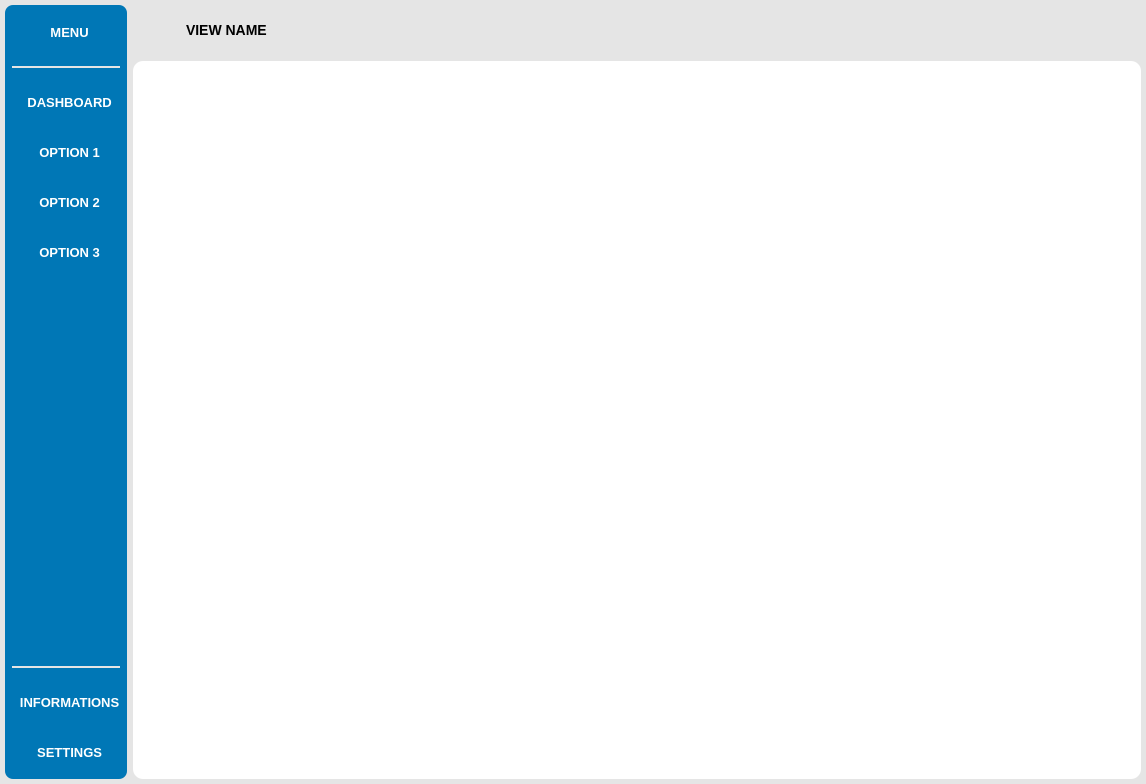
<?xml version="1.0" encoding="UTF-8"?>
<ui version="4.0">
 <class>MainWindow</class>
 <widget class="QMainWindow" name="MainWindow">
  <property name="geometry">
   <rect>
    <x>0</x>
    <y>0</y>
    <width>1146</width>
    <height>784</height>
   </rect>
  </property>
  <property name="windowTitle">
   <string>MainWindow</string>
  </property>
  <property name="styleSheet">
   <string notr="true">background-color: #e5e5e5;</string>
  </property>
  <widget class="QWidget" name="centralwidget">
   <layout class="QHBoxLayout" name="horizontalLayout">
    <property name="leftMargin">
     <number>5</number>
    </property>
    <property name="topMargin">
     <number>5</number>
    </property>
    <property name="rightMargin">
     <number>5</number>
    </property>
    <property name="bottomMargin">
     <number>5</number>
    </property>
    <item>
     <widget class="QWidget" name="menuMainWidget" native="true">
      <property name="sizePolicy">
       <sizepolicy hsizetype="Preferred" vsizetype="Preferred">
        <horstretch>0</horstretch>
        <verstretch>0</verstretch>
       </sizepolicy>
      </property>
      <property name="minimumSize">
       <size>
        <width>0</width>
        <height>700</height>
       </size>
      </property>
      <property name="styleSheet">
       <string notr="true">#menuMainWidget {
    background-color: #0077b6;
    border-radius: 8px;
}
</string>
      </property>
      <layout class="QVBoxLayout" name="verticalLayout">
       <property name="spacing">
        <number>0</number>
       </property>
       <property name="leftMargin">
        <number>2</number>
       </property>
       <property name="topMargin">
        <number>2</number>
       </property>
       <property name="rightMargin">
        <number>2</number>
       </property>
       <property name="bottomMargin">
        <number>2</number>
       </property>
       <item>
        <widget class="QToolButton" name="menuCollapseToolButton">
         <property name="sizePolicy">
          <sizepolicy hsizetype="Preferred" vsizetype="Fixed">
           <horstretch>0</horstretch>
           <verstretch>0</verstretch>
          </sizepolicy>
         </property>
         <property name="minimumSize">
          <size>
           <width>50</width>
           <height>50</height>
          </size>
         </property>
         <property name="font">
          <font>
           <pointsize>10</pointsize>
           <weight>75</weight>
           <bold>true</bold>
          </font>
         </property>
         <property name="styleSheet">
          <string notr="true">QToolButton {
    background-color: #0077b6;
    color: white;
    border-radius: 8px;
}

QToolButton:hover {
    background-color: #005B8C;
	border-right: 3px solid white;
}

QToolButton:pressed {
    background-color: #ffffff;
}
</string>
         </property>
         <property name="text">
          <string>  MENU</string>
         </property>
         <property name="icon">
          <iconset resource="src.views.ui_designer.resources.qrc">
           <normaloff>:/icons_32x32/resources/icons/burger.png</normaloff>:/icons_32x32/resources/icons/burger.png</iconset>
         </property>
         <property name="iconSize">
          <size>
           <width>24</width>
           <height>24</height>
          </size>
         </property>
         <property name="toolButtonStyle">
          <enum>Qt::ToolButtonIconOnly</enum>
         </property>
         <property name="autoRaise">
          <bool>true</bool>
         </property>
        </widget>
       </item>
       <item>
        <widget class="QWidget" name="firstSeparatorParentWidget" native="true">
         <property name="sizePolicy">
          <sizepolicy hsizetype="Preferred" vsizetype="Fixed">
           <horstretch>0</horstretch>
           <verstretch>0</verstretch>
          </sizepolicy>
         </property>
         <property name="minimumSize">
          <size>
           <width>0</width>
           <height>20</height>
          </size>
         </property>
         <property name="maximumSize">
          <size>
           <width>16777215</width>
           <height>16777215</height>
          </size>
         </property>
         <property name="styleSheet">
          <string notr="true">background-color: rgb(0, 119, 182);</string>
         </property>
         <layout class="QGridLayout" name="gridLayout">
          <property name="leftMargin">
           <number>5</number>
          </property>
          <property name="topMargin">
           <number>0</number>
          </property>
          <property name="rightMargin">
           <number>5</number>
          </property>
          <property name="bottomMargin">
           <number>0</number>
          </property>
          <item row="0" column="0">
           <widget class="QWidget" name="firstSeparatorChildWidget" native="true">
            <property name="sizePolicy">
             <sizepolicy hsizetype="Preferred" vsizetype="Fixed">
              <horstretch>0</horstretch>
              <verstretch>0</verstretch>
             </sizepolicy>
            </property>
            <property name="minimumSize">
             <size>
              <width>0</width>
              <height>2</height>
             </size>
            </property>
            <property name="maximumSize">
             <size>
              <width>16777215</width>
              <height>16777215</height>
             </size>
            </property>
            <property name="styleSheet">
             <string notr="true">background-color: #e5e5e5;</string>
            </property>
           </widget>
          </item>
         </layout>
        </widget>
       </item>
       <item>
        <widget class="QToolButton" name="menuDashboardToolButton">
         <property name="sizePolicy">
          <sizepolicy hsizetype="Minimum" vsizetype="Fixed">
           <horstretch>0</horstretch>
           <verstretch>0</verstretch>
          </sizepolicy>
         </property>
         <property name="minimumSize">
          <size>
           <width>50</width>
           <height>50</height>
          </size>
         </property>
         <property name="font">
          <font>
           <pointsize>10</pointsize>
           <weight>75</weight>
           <bold>true</bold>
          </font>
         </property>
         <property name="styleSheet">
          <string notr="true">QToolButton {
    background-color: #0077b6;
    color: white;
    border-radius: 8px;
}

QToolButton:hover {
    background-color: #005B8C;
	border-right: 3px solid white;
}

QToolButton:pressed {
    background-color: #ffffff;
}
</string>
         </property>
         <property name="text">
          <string>  DASHBOARD</string>
         </property>
         <property name="icon">
          <iconset resource="src.views.ui_designer.resources.qrc">
           <normaloff>:/icons_32x32/resources/icons/diagram.png</normaloff>:/icons_32x32/resources/icons/diagram.png</iconset>
         </property>
         <property name="iconSize">
          <size>
           <width>24</width>
           <height>24</height>
          </size>
         </property>
         <property name="popupMode">
          <enum>QToolButton::DelayedPopup</enum>
         </property>
         <property name="toolButtonStyle">
          <enum>Qt::ToolButtonIconOnly</enum>
         </property>
         <property name="autoRaise">
          <bool>true</bool>
         </property>
        </widget>
       </item>
       <item>
        <widget class="QToolButton" name="menuOptionOneToolButton">
         <property name="sizePolicy">
          <sizepolicy hsizetype="Preferred" vsizetype="Fixed">
           <horstretch>0</horstretch>
           <verstretch>0</verstretch>
          </sizepolicy>
         </property>
         <property name="minimumSize">
          <size>
           <width>50</width>
           <height>50</height>
          </size>
         </property>
         <property name="font">
          <font>
           <pointsize>10</pointsize>
           <weight>75</weight>
           <bold>true</bold>
          </font>
         </property>
         <property name="styleSheet">
          <string notr="true">QToolButton {
    background-color: #0077b6;
    color: white;
    border-radius: 8px;
}

QToolButton:hover {
    background-color: #005B8C;
	border-right: 3px solid white;
}

QToolButton:pressed {
    background-color: #ffffff;
}
</string>
         </property>
         <property name="text">
          <string>  OPTION 1</string>
         </property>
         <property name="icon">
          <iconset resource="src.views.ui_designer.resources.qrc">
           <normaloff>:/icons_32x32/resources/icons/choice.png</normaloff>:/icons_32x32/resources/icons/choice.png</iconset>
         </property>
         <property name="iconSize">
          <size>
           <width>24</width>
           <height>24</height>
          </size>
         </property>
         <property name="toolButtonStyle">
          <enum>Qt::ToolButtonIconOnly</enum>
         </property>
         <property name="autoRaise">
          <bool>true</bool>
         </property>
        </widget>
       </item>
       <item>
        <widget class="QToolButton" name="menuOptionTwoToolButton">
         <property name="sizePolicy">
          <sizepolicy hsizetype="Preferred" vsizetype="Fixed">
           <horstretch>0</horstretch>
           <verstretch>0</verstretch>
          </sizepolicy>
         </property>
         <property name="minimumSize">
          <size>
           <width>50</width>
           <height>50</height>
          </size>
         </property>
         <property name="font">
          <font>
           <pointsize>10</pointsize>
           <weight>75</weight>
           <bold>true</bold>
          </font>
         </property>
         <property name="styleSheet">
          <string notr="true">QToolButton {
    background-color: #0077b6;
    color: white;
    border-radius: 8px;
}

QToolButton:hover {
    background-color: #005B8C;
	border-right: 3px solid white;
}

QToolButton:pressed {
    background-color: #ffffff;
}
</string>
         </property>
         <property name="text">
          <string>  OPTION 2</string>
         </property>
         <property name="icon">
          <iconset resource="src.views.ui_designer.resources.qrc">
           <normaloff>:/icons_32x32/resources/icons/choice.png</normaloff>:/icons_32x32/resources/icons/choice.png</iconset>
         </property>
         <property name="iconSize">
          <size>
           <width>24</width>
           <height>24</height>
          </size>
         </property>
         <property name="toolButtonStyle">
          <enum>Qt::ToolButtonIconOnly</enum>
         </property>
         <property name="autoRaise">
          <bool>true</bool>
         </property>
        </widget>
       </item>
       <item>
        <widget class="QToolButton" name="menuOptionThreeToolButton">
         <property name="sizePolicy">
          <sizepolicy hsizetype="Preferred" vsizetype="Fixed">
           <horstretch>0</horstretch>
           <verstretch>0</verstretch>
          </sizepolicy>
         </property>
         <property name="minimumSize">
          <size>
           <width>50</width>
           <height>50</height>
          </size>
         </property>
         <property name="font">
          <font>
           <pointsize>10</pointsize>
           <weight>75</weight>
           <bold>true</bold>
          </font>
         </property>
         <property name="styleSheet">
          <string notr="true">QToolButton {
    background-color: #0077b6;
    color: white;
    border-radius: 8px;
}

QToolButton:hover {
    background-color: #005B8C;
	border-right: 3px solid white;
}

QToolButton:pressed {
    background-color: #ffffff;
}
</string>
         </property>
         <property name="text">
          <string>  OPTION 3</string>
         </property>
         <property name="icon">
          <iconset resource="src.views.ui_designer.resources.qrc">
           <normaloff>:/icons_32x32/resources/icons/choice.png</normaloff>:/icons_32x32/resources/icons/choice.png</iconset>
         </property>
         <property name="iconSize">
          <size>
           <width>24</width>
           <height>24</height>
          </size>
         </property>
         <property name="toolButtonStyle">
          <enum>Qt::ToolButtonIconOnly</enum>
         </property>
         <property name="autoRaise">
          <bool>true</bool>
         </property>
        </widget>
       </item>
       <item>
        <spacer name="menuSecondVSpacer">
         <property name="orientation">
          <enum>Qt::Vertical</enum>
         </property>
         <property name="sizeHint" stdset="0">
          <size>
           <width>20</width>
           <height>40</height>
          </size>
         </property>
        </spacer>
       </item>
       <item>
        <widget class="QWidget" name="secondSeparatorParentWidget" native="true">
         <property name="sizePolicy">
          <sizepolicy hsizetype="Preferred" vsizetype="Fixed">
           <horstretch>0</horstretch>
           <verstretch>0</verstretch>
          </sizepolicy>
         </property>
         <property name="minimumSize">
          <size>
           <width>0</width>
           <height>20</height>
          </size>
         </property>
         <property name="maximumSize">
          <size>
           <width>16777215</width>
           <height>16777215</height>
          </size>
         </property>
         <property name="styleSheet">
          <string notr="true">background-color: rgb(0, 119, 182);</string>
         </property>
         <layout class="QGridLayout" name="gridLayout_2">
          <property name="leftMargin">
           <number>5</number>
          </property>
          <property name="topMargin">
           <number>0</number>
          </property>
          <property name="rightMargin">
           <number>5</number>
          </property>
          <property name="bottomMargin">
           <number>0</number>
          </property>
          <item row="0" column="0">
           <widget class="QWidget" name="secondSeparatorChildWidget" native="true">
            <property name="sizePolicy">
             <sizepolicy hsizetype="Preferred" vsizetype="Fixed">
              <horstretch>0</horstretch>
              <verstretch>0</verstretch>
             </sizepolicy>
            </property>
            <property name="minimumSize">
             <size>
              <width>0</width>
              <height>2</height>
             </size>
            </property>
            <property name="styleSheet">
             <string notr="true">background-color: #e5e5e5;</string>
            </property>
           </widget>
          </item>
         </layout>
        </widget>
       </item>
       <item>
        <widget class="QToolButton" name="menuInfoToolButton">
         <property name="sizePolicy">
          <sizepolicy hsizetype="Preferred" vsizetype="Fixed">
           <horstretch>0</horstretch>
           <verstretch>0</verstretch>
          </sizepolicy>
         </property>
         <property name="minimumSize">
          <size>
           <width>50</width>
           <height>50</height>
          </size>
         </property>
         <property name="font">
          <font>
           <pointsize>10</pointsize>
           <weight>75</weight>
           <bold>true</bold>
          </font>
         </property>
         <property name="styleSheet">
          <string notr="true">QToolButton {
    background-color: #0077b6;
    color: white;
    border-radius: 8px;
}

QToolButton:hover {
    background-color: #005B8C;
	border-right: 3px solid white;
}

QToolButton:pressed {
    background-color: #ffffff;
}
</string>
         </property>
         <property name="text">
          <string>  INFORMATIONS</string>
         </property>
         <property name="icon">
          <iconset resource="src.views.ui_designer.resources.qrc">
           <normaloff>:/icons_32x32/resources/icons/info.png</normaloff>:/icons_32x32/resources/icons/info.png</iconset>
         </property>
         <property name="iconSize">
          <size>
           <width>24</width>
           <height>24</height>
          </size>
         </property>
         <property name="toolButtonStyle">
          <enum>Qt::ToolButtonIconOnly</enum>
         </property>
         <property name="autoRaise">
          <bool>true</bool>
         </property>
        </widget>
       </item>
       <item>
        <widget class="QToolButton" name="menuSettingsToolButton">
         <property name="sizePolicy">
          <sizepolicy hsizetype="Preferred" vsizetype="Fixed">
           <horstretch>0</horstretch>
           <verstretch>0</verstretch>
          </sizepolicy>
         </property>
         <property name="minimumSize">
          <size>
           <width>50</width>
           <height>50</height>
          </size>
         </property>
         <property name="font">
          <font>
           <pointsize>10</pointsize>
           <weight>75</weight>
           <bold>true</bold>
          </font>
         </property>
         <property name="styleSheet">
          <string notr="true">QToolButton {
    background-color: #0077b6;
    color: white;
    border-radius: 8px;
}

QToolButton:hover {
    background-color: #005B8C;
	border-right: 3px solid white;
}

QToolButton:pressed {
    background-color: #ffffff;
}
</string>
         </property>
         <property name="text">
          <string>  SETTINGS</string>
         </property>
         <property name="icon">
          <iconset resource="src.views.ui_designer.resources.qrc">
           <normaloff>:/icons_32x32/resources/icons/settings.png</normaloff>:/icons_32x32/resources/icons/settings.png</iconset>
         </property>
         <property name="iconSize">
          <size>
           <width>24</width>
           <height>24</height>
          </size>
         </property>
         <property name="toolButtonStyle">
          <enum>Qt::ToolButtonIconOnly</enum>
         </property>
         <property name="autoRaise">
          <bool>true</bool>
         </property>
        </widget>
       </item>
      </layout>
     </widget>
    </item>
    <item>
     <widget class="QWidget" name="contentMainWidget" native="true">
      <layout class="QVBoxLayout" name="verticalLayout_2">
       <property name="leftMargin">
        <number>0</number>
       </property>
       <property name="topMargin">
        <number>0</number>
       </property>
       <property name="rightMargin">
        <number>0</number>
       </property>
       <property name="bottomMargin">
        <number>0</number>
       </property>
       <item>
        <widget class="QWidget" name="contentHeaderWidget" native="true">
         <property name="sizePolicy">
          <sizepolicy hsizetype="Expanding" vsizetype="Fixed">
           <horstretch>0</horstretch>
           <verstretch>0</verstretch>
          </sizepolicy>
         </property>
         <property name="minimumSize">
          <size>
           <width>0</width>
           <height>40</height>
          </size>
         </property>
         <layout class="QHBoxLayout" name="horizontalLayout_2">
          <property name="spacing">
           <number>12</number>
          </property>
          <item>
           <widget class="QLabel" name="contentHeaderLogoLabel">
            <property name="sizePolicy">
             <sizepolicy hsizetype="Fixed" vsizetype="Fixed">
              <horstretch>0</horstretch>
              <verstretch>0</verstretch>
             </sizepolicy>
            </property>
            <property name="minimumSize">
             <size>
              <width>32</width>
              <height>32</height>
             </size>
            </property>
            <property name="maximumSize">
             <size>
              <width>30</width>
              <height>30</height>
             </size>
            </property>
            <property name="text">
             <string/>
            </property>
            <property name="pixmap">
             <pixmap resource="src.views.ui_designer.resources.qrc">:/logo/resources/logos/logo.png</pixmap>
            </property>
            <property name="scaledContents">
             <bool>true</bool>
            </property>
           </widget>
          </item>
          <item>
           <widget class="QLabel" name="contentHeaderViewNameLabel">
            <property name="sizePolicy">
             <sizepolicy hsizetype="Preferred" vsizetype="Fixed">
              <horstretch>0</horstretch>
              <verstretch>0</verstretch>
             </sizepolicy>
            </property>
            <property name="styleSheet">
             <string notr="true">font-size: 14px; font-weight: bold; color: black;</string>
            </property>
            <property name="text">
             <string>VIEW NAME</string>
            </property>
           </widget>
          </item>
         </layout>
        </widget>
       </item>
       <item>
        <widget class="QWidget" name="contentBodyWidget" native="true">
         <property name="styleSheet">
          <string notr="true">background-color: white; border-radius: 10px;</string>
         </property>
        </widget>
       </item>
      </layout>
     </widget>
    </item>
   </layout>
  </widget>
 </widget>
 <resources>
  <include location="src.views.ui_designer.resources.qrc"/>
 </resources>
 <connections/>
</ui>
